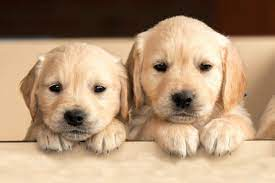
#> input picture dog.jpeg, 275 x 183 px
$ python Filtering.py
#> lines starting #> are read from the running program, lines starting #| are printed output that depends on the picture
import cv2
import numpy as np
import matplotlib.pyplot as plt

img = cv2.imread('dog.jpeg')
#> img is the input picture: shape (183, 275, 3); mean B, G, R 118.6, 148.1, 177.3
img = cv2.cvtColor(img,cv2.COLOR_BGR2RGB)

kernel = np.ones((5,5),np.float32)/25
filt2D = cv2.filter2D(img, -5, kernel)
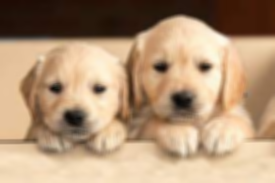
#> filt2D: shape (183, 275, 3); mean R, G, B 177.3, 148.1, 118.6
bifilt = cv2.bilateralFilter(img, 11, 75, 75)
boxfilt = cv2.boxFilter(img, 0, (5,5),img)
blur = cv2.blur(img,(7,7))
gblur = cv2.GaussianBlur(img,(5,5),0)

l = ["oimg","filt2D","bifilt","boxfilt","blur","gblur"]
imgs = [img,filt2D,bifilt,boxfilt,blur,gblur]
for i in range(6):
    plt.subplot(6,1,i+1),plt.title(l[i])
    plt.imshow(imgs[i])
    plt.xticks([]),plt.yticks([])
plt.show()
